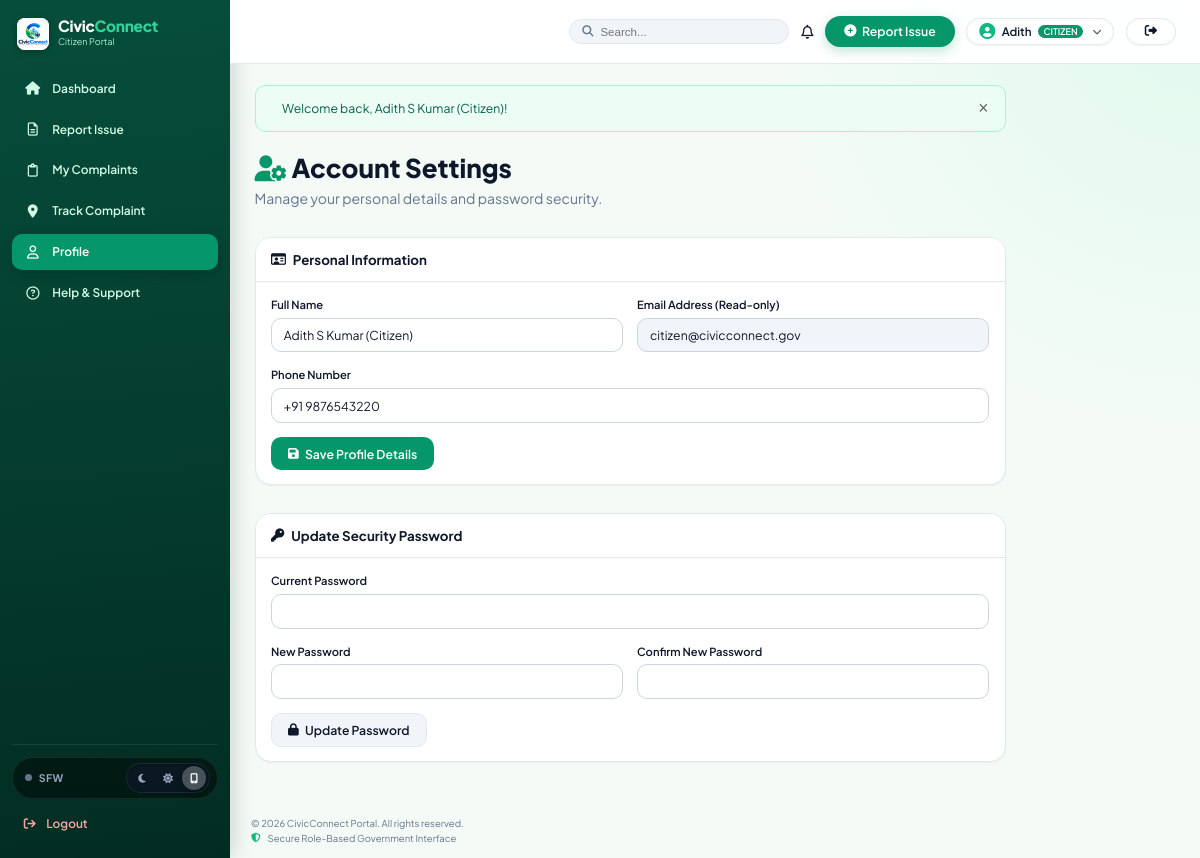
The page /citizen/profile.php (signed in) on the database its author committed.
### tables this page shows
CREATE TABLE IF NOT EXISTS `users` (
    `id` INT AUTO_INCREMENT PRIMARY KEY,
    `name` VARCHAR(100) NOT NULL,
    `email` VARCHAR(150) NOT NULL UNIQUE,
    `password` VARCHAR(255) NOT NULL,
    `phone` VARCHAR(20) DEFAULT NULL,
    `role` ENUM('citizen', 'official', 'admin') NOT NULL DEFAULT 'citizen',
    `department_id` INT DEFAULT NULL,
    `status` ENUM('active', 'inactive') DEFAULT 'active',
    `created_at` TIMESTAMP DEFAULT CURRENT_TIMESTAMP,
    CONSTRAINT `fk_user_department` FOREIGN KEY (`department_id`) REFERENCES `departments` (`id`) ON DELETE SET NULL
);

### includes/auth.php (called while the page is built, shortened)
<?php
function isLoggedIn(): bool {
    return isset($_SESSION['user_id']) && !empty($_SESSION['user_id']);
}
function currentUser(): ?array {
    return [
        'id' => $_SESSION['user_id'] ?? null,
        'name' => $_SESSION['user_name'] ?? '',
        'email' => $_SESSION['user_email'] ?? '',
        'role' => $_SESSION['user_role'] ?? 'citizen',
        'department_id' => $_SESSION['user_department_id'] ?? null,
        'department_name' => $_SESSION['user_department_name'] ?? null,
        'phone' => $_SESSION['user_phone'] ?? '',
    ];
}

### citizen/profile.php (the view, shortened to what this page needs)
<?php
require_once __DIR__ . '/../includes/auth.php';
require_once __DIR__ . '/../includes/functions.php';
$user = currentUser();
$db = getDB();
$stmt = $db->prepare("SELECT * FROM users WHERE id = ?");
$stmt->execute([$user['id']]);
$userData = $stmt->fetch();
require_once __DIR__ . '/../includes/header.php';
?>
<div class="main-content" style="max-width: 800px;">
    <?= renderFlash() ?>
    <div style="margin-bottom: 2rem;">
        <h1 style="font-size: 1.85rem; font-weight: 800; color: var(--secondary);">
            <i class="fa-solid fa-user-gear" style="color: var(--primary);"></i> Account Settings
        </h1>
        <p style="color: var(--text-muted);">Manage your personal details and password security.</p>
    </div>
    <div style="display: flex; flex-direction: column; gap: 2rem;">
        <div class="card">
            <div class="card-header">
                <h3><i class="fa-regular fa-id-card"></i> Personal Information</h3>
            </div>
            <div class="card-body">
                <form method="POST" action="<?= APP_URL ?>/citizen/profile.php">
                    <div class="form-row">
                        <div class="form-group">
                            <label class="form-label" for="name">Full Name</label>
                            <input type="text" name="name" id="name" class="form-control" required value="<?= htmlspecialchars($userData['name']) ?>">
                        </div>
                        <div class="form-group">
                            <label class="form-label">Email Address (Read-only)</label>
                            <input type="email" class="form-control" readonly value="<?= htmlspecialchars($userData['email']) ?>" style="background: var(--bg-surface);">
                        </div>
                    </div>
                    <div class="form-group">
                        <label class="form-label" for="phone">Phone Number</label>
                        <input type="tel" name="phone" id="phone" class="form-control" value="<?= htmlspecialchars($userData['phone'] ?? '') ?>">
                    </div>
                    <button type="submit" class="btn btn-primary">
                        <i class="fa-solid fa-floppy-disk"></i> Save Profile Details
                    </button>
                </form>
            </div>
        </div>
        <div class="card">
            <div class="card-header">
                <h3><i class="fa-solid fa-key"></i> Update Security Password</h3>
            </div>
            <div class="card-body">
                <form method="POST" action="<?= APP_URL ?>/citizen/profile.php">
                    <div class="form-group">
                        <label class="form-label" for="current_password">Current Password</label>
                        <input type="password" name="current_password" id="current_password" class="form-control" required>
                    </div>
                    <div class="form-row">
                        <div class="form-group">
                            <label class="form-label" for="new_password">New Password</label>
                            <input type="password" name="new_password" id="new_password" class="form-control" required minlength="6">
                        </div>
                        <div class="form-group">
                            <label class="form-label" for="confirm_password">Confirm New Password</label>
                            <input type="password" name="confirm_password" id="confirm_password" class="form-control" required minlength="6">
                        </div>
                    </div>
                    <button type="submit" class="btn btn-secondary">
                        <i class="fa-solid fa-lock"></i> Update Password
                    </button>
                </form>
            </div>
        </div>
    </div>
</div>
<?php require_once __DIR__ . '/../includes/footer.php'; ?>

### includes/header.php (shortened to what this page needs)
<?php
require_once __DIR__ . '/auth.php';
require_once __DIR__ . '/functions.php';
$user = currentUser();
$unreadCount = $user ? getUnreadNotificationsCount($user['id']) : 0;
$currentPage = basename($_SERVER['PHP_SELF']);
$isHomePage = ($currentPage === 'index.php');
?>
<!DOCTYPE html>
<html lang="en">
<head>
    <link rel="stylesheet" href="https://cdnjs.cloudflare.com/ajax/libs/font-awesome/6.4.2/css/all.min.css">
    <link rel="stylesheet" href="https://unpkg.com/leaflet@1.9.4/dist/leaflet.css" />
    <link rel="stylesheet" href="<?= APP_URL ?>/assets/css/style.css?v=<?= filemtime(__DIR__ . '/../assets/css/style.css') ?>">
</head>
<body class="<?= $isHomePage ? 'landing-page' : 'portal-page' ?><?= $user ? ' is-authenticated' : ' is-guest' ?>">
<?php if (!$isHomePage): ?>
<header class="navbar">
    <div class="nav-inner">
        <div class="nav-actions">
            <?php if ($user): ?>
                <label class="top-search" aria-label="Search">
                    <i class="fa-solid fa-magnifying-glass"></i>
                    <input type="search" placeholder="Search...">
                </label>
                <span class="top-notification" title="<?= $unreadCount ?> unread notifications">
                    <i class="fa-regular fa-bell"></i>
                </span>
                <?php if ($user['role'] === 'citizen'): ?>
                    <a href="<?= APP_URL ?>/citizen/report_issue.php" class="btn btn-emerald btn-sm">
                        <i class="fa-solid fa-plus-circle"></i> Report Issue
                    </a>
                <?php endif; ?>
                <div class="user-profile-menu-container">
                    <button type="button" class="user-pill" id="userProfileToggle" aria-haspopup="true" aria-expanded="false" title="Click to reveal dashboard navigation">
                        <i class="fa-solid fa-user-circle" style="font-size: 1.15rem; color: #10b981;"></i>
                        <span><?= htmlspecialchars(explode(' ', $user['name'])[0]) ?></span>
                        <span class="user-role-tag"><?= htmlspecialchars($user['role']) ?></span>
                        <i class="fa-solid fa-chevron-down profile-chevron" style="font-size: 0.65rem; margin-left: 0.2rem; opacity: 0.75;"></i>
                    </button>
                </div>
                <a href="<?= APP_URL ?>/logout.php" class="btn btn-glass btn-sm" title="Log Out">
                    <i class="fa-solid fa-right-from-bracket"></i>
                </a>
            <?php endif; ?>
        </div>
    </div>
</header>
<?php endif; ?>
<?php if ($user && !$isHomePage): ?>
<aside class="app-sidebar" id="appSidebar" aria-label="Portal navigation">
    <div style="display: flex; align-items: center; justify-content: space-between; margin-bottom: 1.5rem; padding: 0 0.35rem;">
        <a href="<?= APP_URL ?>/index.php" class="app-sidebar-brand" style="padding: 0;">
            <span class="sidebar-mark"><img src="<?= APP_URL ?>/assets/images/logo.png" alt="CivicConnect Logo" class="sidebar-logo-img"></span>
            <span><strong>Civic<span>Connect</span></strong><small><?= ucfirst(htmlspecialchars($user['role'])) ?> Portal</small></span>
        </a>
    </div>
    <nav class="app-sidebar-links">
        <?php if ($user['role'] === 'citizen'): ?>
            <a class="<?= $currentPage === 'dashboard.php' ? 'active' : '' ?>" href="<?= APP_URL ?>/citizen/dashboard.php"><i class="fa-solid fa-house"></i> Dashboard</a>
            <a class="<?= $currentPage === 'report_issue.php' ? 'active' : '' ?>" href="<?= APP_URL ?>/citizen/report_issue.php"><i class="fa-regular fa-file-lines"></i> Report Issue</a>
            <a class="<?= $currentPage === 'my_complaints.php' ? 'active' : '' ?>" href="<?= APP_URL ?>/citizen/my_complaints.php"><i class="fa-regular fa-clipboard"></i> My Complaints</a>
            <a class="<?= $currentPage === 'track_complaint.php' ? 'active' : '' ?>" href="<?= APP_URL ?>/citizen/track_complaint.php"><i class="fa-solid fa-location-dot"></i> Track Complaint</a>
            <a class="<?= $currentPage === 'profile.php' ? 'active' : '' ?>" href="<?= APP_URL ?>/citizen/profile.php"><i class="fa-regular fa-user"></i> Profile</a>
            <a class="<?= $currentPage === 'help.php' ? 'active' : '' ?>" href="<?= APP_URL ?>/citizen/help.php"><i class="fa-regular fa-circle-question"></i> Help & Support</a>
        <?php endif; ?>
    </nav>
    <div class="app-sidebar-footer">
        <div class="sidebar-theme-row">
            <button type="button" class="sfw-toggle-btn" id="sfwToggleBtn" title="Toggle SFW Mode (Blur sensitive complaint media)">
                <span class="sfw-dot"></span>
                <span class="sfw-label">SFW</span>
            </button>
            <div class="theme-switch-pill" role="group" aria-label="Theme mode switcher">
                <button type="button" class="theme-mode-btn" data-theme="dark" title="Dark Mode" aria-label="Dark Mode">
                    <i class="fa-solid fa-moon"></i>
                </button>
                <button type="button" class="theme-mode-btn" data-theme="light" title="Light Mode" aria-label="Light Mode">
                    <i class="fa-solid fa-sun"></i>
                </button>
                <button type="button" class="theme-mode-btn" data-theme="system" title="System Theme" aria-label="System Mode">
                    <i class="fa-solid fa-mobile-screen-button"></i>
                </button>
            </div>
        </div>
        <a href="<?= APP_URL ?>/logout.php" class="app-sidebar-logout"><i class="fa-solid fa-arrow-right-from-bracket"></i> Logout</a>
    </div>
</aside>
<?php endif; ?>

### rows shown on the page
users: name "Adith", role "CITIZEN", role "Citizen", name "Adith S Kumar (Citizen)", email "citizen@civicconnect.gov", phone "+91 9876543220"

### other values the page prints
$flash['message'] "Welcome back, Adith S Kumar (Citizen)!"
